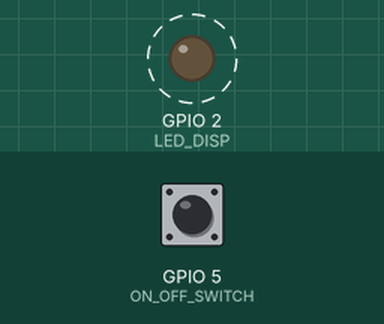
Bench run of a sketch on a simulated ESP8266 (NodeMCU). Shown: output pins drawn as LEDs (lit = HIGH). Dashed ring = blinking. The test bench sets the inputs (shaded band); at power-on: GPIO 5 (ON_OFF_SWITCH) LOW. WiFi joins after 1.5 s; servers stay silent unless stated; what the sketch prints to the serial monitor is not drawn.

Above: at 1.7 s.
Timing chart, 0 to 4.5 s (numbered marks = the images above):
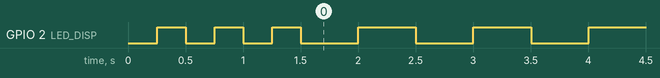

Measured:
- by itself, GPIO 2 (LED_DISP): goes LOW 0.25 s, HIGH 0.25 s, LOW 0.25 s, HIGH 0.25 s, 128 × (LOW 0.50 s, HIGH 0.50 s), then LOW

The sketch:

00_LED_Wifi.ino
```cpp
#include <ESP8266WiFi.h>
#include <ESP8266mDNS.h>

#define LED_DISP 2 // build in LED 2 or 16

#define ON_OFF_SWITCH 5

const char* ssid = "Pakhun";
const char* password = "022798129";
bool ledStatus = 0;


void setup() {
  Serial.begin(115200);
  while (!Serial); // time to get serial running
  attachInterrupt(ON_OFF_SWITCH, switchLED, RISING);
  WiFi.begin(ssid, password);
  pinMode(LED_DISP, OUTPUT);
  Serial.print("WiFi Connecting..");
  while (WiFi.status() != WL_CONNECTED) {
    Serial.print(".");
    digitalWrite(LED_DISP, LOW);
    delay(250);
    digitalWrite(LED_DISP, HIGH);
    delay(250);
  }
  Serial.println("Connected");

  Serial.println("Ready");
  Serial.print("IP address: ");
  Serial.println(WiFi.localIP());
  // จบ OTA *****************************************************************
}

void disPlayLED(){
    Serial.println("LED Blink OFF");
    digitalWrite(LED_DISP, LOW);
    delay(500);
    Serial.println("LED Blink ON");
    digitalWrite(LED_DISP, HIGH);
    delay(500);

}

ICACHE_RAM_ATTR void switchLED(){
  if(ledStatus==false){
    digitalWrite(LED_DISP, HIGH);
    ledStatus=true;
  }else{
    digitalWrite(LED_DISP, LOW);
    ledStatus=false;
  }
}

void loop() {

   disPlayLED();
}
```
